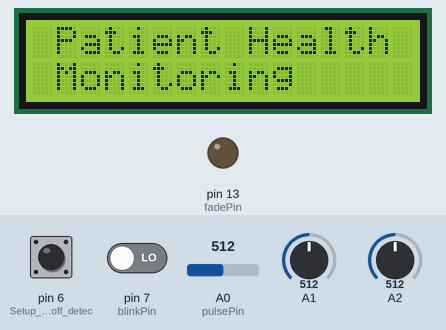
The sketch below on a simulated Arduino Uno, built with avr-gcc and run on an emulated ATmega328P. Shown: 16×2 character LCD, output pins drawn as LEDs (lit = HIGH). The test bench sets the inputs (shaded band); at power-on: pin 6 (Setup_for_leads_off_detec) LOW, pin 7 (blinkPin) LOW, A0 (pulsePin) = 512, A1 = 512, A2 = 512. The modem accepts every AT command (registered, SIM ready, sends succeed) and sends nothing else; what the sketch prints to the serial monitor is not drawn.

Above: at 0.1 s.
At 4.1 s:
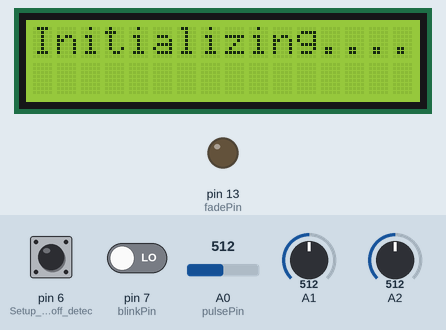
At 9.1 s:
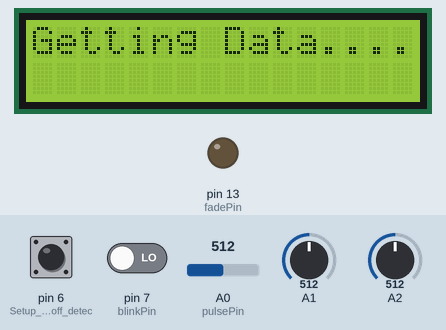
At 20.3 s:
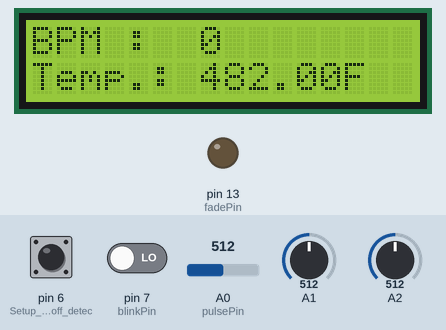

The sketch:

health_monitor.ino
```cpp
#include <LiquidCrystal.h>
LiquidCrystal lcd(12, 11, 5, 4, 3, 2);
#include <SoftwareSerial.h>
float pulse = 0;
float temp = 0;
float ecg =0;
SoftwareSerial ser(9,10);      //(TX,RX)
String apiKey = "8XXK3HBGRVUDDW7B";

// Variables
int pulsePin = A0; // Pulse Sensor purple wire connected to analog pin 0
int blinkPin = 7 ; // pin to blink led at each beat
int fadePin = 13; // pin to do fancy classy fading blink at each beat
int fadeRate = 0; // used to fade LED on with PWM on fadePin

// Volatile Variables, used in the interrupt service routine!

volatile int BPM; // int that holds raw Analog in 0. updated every 2mS
volatile int Signal; // holds the incoming raw data
volatile int IBI = 600; // int that holds the time interval between beats! Must be seeded!
volatile boolean Pulse = false; // "True" when User's live heartbeat is detected. "False" when nota "live beat".
volatile boolean QS = false; // becomes true when Arduoino finds a beat.

// Regards Serial OutPut -- Set This Up to your needs
static boolean serialVisual = true; // Set to 'false' by Default. Re-set to 'true' to see Arduino Serial Monitor ASCII Visual Pulse
volatile int rate[10]; // array to hold last ten IBI values
volatile unsigned long sampleCounter = 0; // used to determine pulse timing
volatile unsigned long lastBeatTime = 0; // used to find IBI
volatile int P = 512; // used to find peak in pulse wave, seeded
volatile int T = 512; // used to find trough in pulse wave, seeded
volatile int thresh = 525; // used to find instant moment of heart beat, seeded
volatile int amp = 100; // used to hold amplitude of pulse waveform, seeded
volatile boolean firstBeat = true; // used to seed rate array so we startup with reasonable BPM
volatile boolean secondBeat = false; // used to seed rate array so we startup with reasonable BPM

void setup()
{
lcd.begin(16, 2);
pinMode(blinkPin,OUTPUT); // pin that will blink to your heartbeat!
pinMode(fadePin,OUTPUT); // pin that will fade to your heartbeat!
Serial.begin(115200); // we agree to talk fast!
interruptSetup(); // sets up to read Pulse Sensor signal every 2mS


// initialize the serial communication:
Serial.begin(115200);
pinMode(7, INPUT); // Setup for leads off detection LO +
pinMode(6, INPUT); // Setup for leads off detection LO -


// IF YOU ARE POWERING The Pulse Sensor AT VOLTAGE LESS THAN THE BOARD VOLTAGE,

// UN-COMMENT THE NEXT LINE AND APPLY THAT VOLTAGE TO THE A-REF PIN

// analogReference(EXTERNAL);

lcd.clear();
lcd.setCursor(0,0);
lcd.print(" Patient Health");
lcd.setCursor(0,1);
lcd.print(" Monitoring ");
delay(4000);
lcd.clear();
lcd.setCursor(0,0);
lcd.print("Initializing....");
delay(5000);
lcd.clear();
lcd.setCursor(0,0);
lcd.print("Getting Data....");
ser.begin(9600);
ser.println("AT");
delay(1000);
ser.println("AT+GMR");
delay(1000);
ser.println("AT+CWMODE=3");
delay(1000);
ser.println("AT+RST");
delay(5000);
ser.println("AT+CIPMUX=1");
delay(1000);

String cmd="AT+CWJAP=\"Connecting......\",\"hrprdi123\"";
ser.println(cmd);
delay(1000);
ser.println("AT+CIFSR");
delay(1000);
}

// Where the Magic Happens
void loop()
{

// ECG Code
if((digitalRead(6) == 1)||(digitalRead(7) == 1)){
Serial.println('!');
}
else{
// send the value of analog input 0:
ecg = analogRead(A2);
Serial.println(analogRead(A2));
}
//Wait for a bit to keep serial data from saturating
delay(5);


serialOutput();
if (QS == true) // A Heartbeat Was Found
{

// BPM and IBI have been Determined
// Quantified Self "QS" true when arduino finds a heartbeat
fadeRate = 255; // Makes the LED Fade Effect Happen, Set 'fadeRate' Variable to 255 to fade LED with pulse
serialOutputWhenBeatHappens(); // A Beat Happened, Output that to serial.
QS = false; // reset the Quantified Self flag for next time
}
ledFadeToBeat(); // Makes the LED Fade Effect Happen
delay(20); // take a break
read_temp();
esp_8266();
}
void ledFadeToBeat()
{
fadeRate -= 15; // set LED fade value
fadeRate = constrain(fadeRate,0,255); // keep LED fade value from going into negative numbers!
analogWrite(fadePin,fadeRate); // fade LED
}
void interruptSetup()
{
// Initializes Timer2 to throw an interrupt every 2mS.
TCCR2A = 0x02; // DISABLE PWM ON DIGITAL PINS 3 AND 11, AND GO INTO CTC MODE
TCCR2B = 0x06; // DON'T FORCE COMPARE, 256 PRESCALER
OCR2A = 0X7C; // SET THE TOP OF THE COUNT TO 124 FOR 500Hz SAMPLE RATE
TIMSK2 = 0x02; // ENABLE INTERRUPT ON MATCH BETWEEN TIMER2 AND OCR2A
sei(); // MAKE SURE GLOBAL INTERRUPTS ARE ENABLED
}
void serialOutput()
{ // Decide How To Output Serial.
if (serialVisual == true)
{
arduinoSerialMonitorVisual('-', Signal); // goes to function that makes Serial Monitor Visualizer
}
else
{
sendDataToSerial('S', Signal); // goes to sendDataToSerial function
}
}
void serialOutputWhenBeatHappens()
{
if (serialVisual == true) // Code to Make the Serial Monitor Visualizer Work
{
Serial.print("*** Heart-Beat Happened *** "); //ASCII Art Madness
Serial.print("BPM: ");
Serial.println(BPM);
}
else
{
sendDataToSerial('B',BPM); // send heart rate with a 'B' prefix
sendDataToSerial('Q',IBI); // send time between beats with a 'Q' prefix
}
}
void arduinoSerialMonitorVisual(char symbol, int data )
{
const int sensorMin = 0; // sensor minimum, discovered through experiment
const int sensorMax = 1024; // sensor maximum, discovered through experiment
int sensorReading = data; // map the sensor range to a range of 12 options:
int range = map(sensorReading, sensorMin, sensorMax, 0, 11);
// do something different depending on the
// range value:
switch (range)
{
case 0:
Serial.println(""); /////ASCII Art Madness
break;
case 1:
Serial.println("---");
break;
case 2:
Serial.println("------");
break;
case 3:
Serial.println("---------");
break;
case 4:
Serial.println("------------");
break;
case 5:
Serial.println("--------------|-");
break;
case 6:
Serial.println("--------------|---");
break;
case 7:
Serial.println("--------------|-------");
break;
case 8:
Serial.println("--------------|----------");
break;
case 9:
Serial.println("--------------|----------------");
break;
case 10:
Serial.println("--------------|-------------------");
break;
case 11:
Serial.println("--------------|-----------------------");
break;
}
}

void sendDataToSerial(char symbol, int data )
{
Serial.print(symbol);
Serial.println(data);
}
ISR(TIMER2_COMPA_vect) //triggered when Timer2 counts to 124
{
cli(); // disable interrupts while we do this
Signal = analogRead(pulsePin); // read the Pulse Sensor
sampleCounter += 2; // keep track of the time in mS with this variable
int N = sampleCounter - lastBeatTime; // monitor the time since the last beat to avoid noise
// find the peak and trough of the pulse wave

if(Signal < thresh && N > (IBI/5)*3) // avoid dichrotic noise by waiting 3/5 of last IBI
{
if (Signal < T) // T is the trough
{
T = Signal; // keep track of lowest point in pulse wave
}
}
if(Signal > thresh && Signal > P)
{ // thresh condition helps avoid noise
P = Signal; // P is the peak
} // keep track of highest point in pulse wave
// NOW IT'S TIME TO LOOK FOR THE HEART BEAT
// signal surges up in value every time there is a pulse
if (N > 250)
{ // avoid high frequency noise
if ( (Signal > thresh) && (Pulse == false) && (N > (IBI/5)*3) )
{
Pulse = true; // set the Pulse flag when we think there is a pulse
digitalWrite(blinkPin,HIGH); // turn on pin 13 LED
IBI = sampleCounter - lastBeatTime; // measure time between beats in mS
lastBeatTime = sampleCounter; // keep track of time for next pulse

if(secondBeat)
{ // if this is the second beat, if secondBeat == TRUE
secondBeat = false; // clear secondBeat flag
for(int i=0; i<=9; i++) // seed the running total to get a realisitic BPM at startup
{
rate[i] = IBI;
}
}
if(firstBeat) // if it's the first time we found a beat, if firstBeat == TRUE
{
firstBeat = false; // clear firstBeat flag
secondBeat = true; // set the second beat flag
sei(); // enable interrupts again
return; // IBI value is unreliable so discard it
}
// keep a running total of the last 10 IBI values
word runningTotal = 0; // clear the runningTotal variable
for(int i=0; i<=8; i++)
{ // shift data in the rate array
rate[i] = rate[i+1]; // and drop the oldest IBI value
runningTotal += rate[i]; // add up the 9 oldest IBI values
}
rate[9] = IBI; // add the latest IBI to the rate array
runningTotal += rate[9]; // add the latest IBI to runningTotal
runningTotal /= 10; // average the last 10 IBI values
BPM = 60000/runningTotal; // how many beats can fit into a minute? that's BPM!
QS = true; // set Quantified Self flag
// QS FLAG IS NOT CLEARED INSIDE THIS ISR
pulse = BPM;
}
}
if (Signal < thresh && Pulse == true)
{ // when the values are going down, the beat is over
digitalWrite(blinkPin,LOW); // turn off pin 13 LED
Pulse = false; // reset the Pulse flag so we can do it again
amp = P - T; // get amplitude of the pulse wave
thresh = amp/2 + T; // set thresh at 50% of the amplitude
P = thresh; // reset these for next time
T = thresh;
}
if (N > 2500)
{ // if 2.5 seconds go by without a beat
thresh = 512; // set thresh default
P = 512; // set P default
T = 512; // set T default
lastBeatTime = sampleCounter; // bring the lastBeatTime up to date
firstBeat = true; // set these to avoid noise
secondBeat = false; // when we get the heartbeat back
}
sei(); // enable interrupts when youre done!
}// end isr
void esp_8266()
{
// TCP connection AT+CIPSTART=4,"TCP","184.106.153.149",80
String cmd = "AT+CIPSTART=4,\"TCP\",\"";
cmd += "184.106.153.149"; // api.thingspeak.com
cmd += "\",80";
ser.println(cmd);
Serial.println(cmd);
if(ser.find("Error"))
{
Serial.println("AT+CIPSTART error");
return;
}
String getStr = "GET /update?api_key=";
getStr += apiKey;
getStr +="&field1=";
getStr +=String(temp);
getStr +="&field2=";
getStr +=String(pulse);
getStr +="&field3=";
getStr +=String(ecg);
getStr += "\r\n\r\n";
// send data length
cmd = "AT+CIPSEND=4,";
cmd += String(getStr.length());
ser.println(cmd);
Serial.println(cmd);
delay(1000);
ser.print(getStr);
Serial.println(getStr); //thingspeak needs 15 sec delay between updates
delay(3000);
}
void read_temp()
{
int temp_val = analogRead(A1);
float mv = (temp_val/1024.0)*5000;
float cel = mv/10;
temp = (cel*9)/5 + 32;
Serial.print("Temperature:");
Serial.println(temp);
lcd.clear();
lcd.setCursor(0,0);
lcd.print("BPM :");
lcd.setCursor(7,0);
lcd.print(BPM);
lcd.setCursor(0,1);
lcd.print("Temp.:");
lcd.setCursor(7,1);
lcd.print(temp);
lcd.setCursor(13,1);
lcd.print("F");
}
```

Measured:
- what the display in image 1 shows lasts 5.0 s, from 4.1 s to 9.1 s
- what the display in image 2 shows lasts 11.1 s, from 9.1 s to 20.2 s
